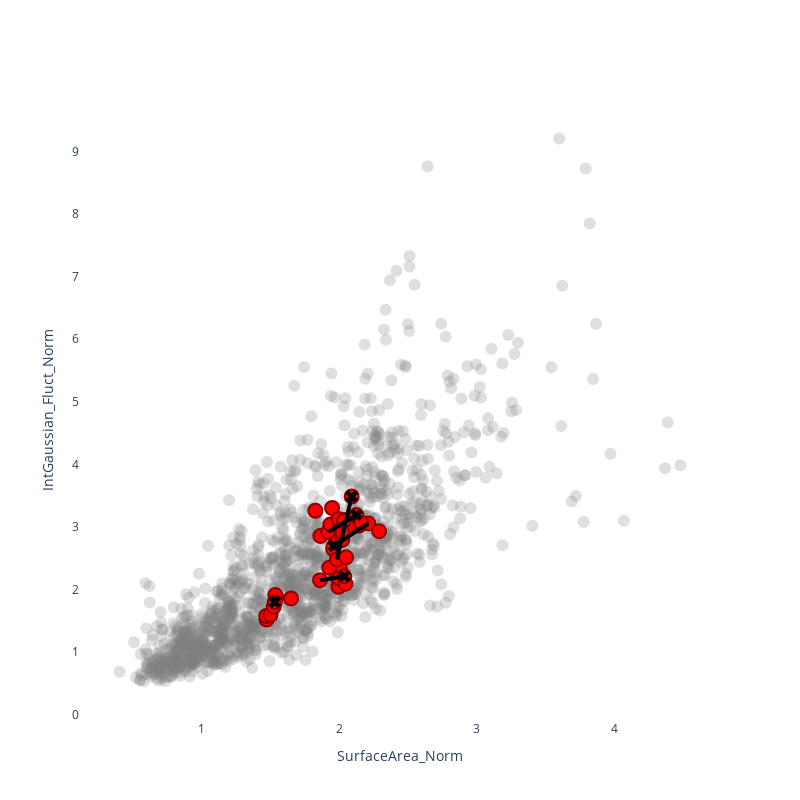

This figure's notebook cell:
### Code cell
if 'Patient_ID' not in results_meta.columns or 'Scan_Number' not in results_meta.columns:
    results_meta[['Patient_ID', 'Scan_Number']] = results_meta['Scan_ID'].str.split('_', n=1, expand=True)
results_meta['Scan_Number'] = results_meta['Scan_Number'].astype(int)
grey_df = results_meta[results_meta['Label'] != 'COOK']
red_df = results_meta[results_meta['Label'] == 'COOK']
last_points = red_df.sort_values('Scan_Number').groupby('Patient_ID').tail(1)

fig = go.Figure()

fig.add_trace(go.Scatter(
    x=grey_df['SurfaceArea_Norm'],
    y=grey_df['IntGaussian_Fluct_Norm'],
    mode='markers',
    marker=dict(color='grey', opacity=0.25, size=12),
    showlegend=False,
    hoverinfo='skip'
))
fig.add_trace(go.Scatter(
    x=red_df['SurfaceArea_Norm'],
    y=red_df['IntGaussian_Fluct_Norm'],
    mode='markers',
    marker=dict(color='red', opacity=1, size=14, line=dict(color='darkred', width=2)),
    text=red_df['Scan_ID'],
    hovertemplate='<b>%{text}</b><br>SurfaceArea: %{x}<br>IntGaussian_Fluct_Norm: %{y}<extra></extra>',
    showlegend=False
))
for patient_id, group in red_df.groupby('Patient_ID'):
    group_sorted = group.sort_values('Scan_Number')
    if len(group_sorted) > 1:
        fig.add_trace(go.Scatter(
            x=[group_sorted['SurfaceArea_Norm'].iloc[0], group_sorted['SurfaceArea_Norm'].iloc[-1]],
            y=[group_sorted['IntGaussian_Fluct_Norm'].iloc[0], group_sorted['IntGaussian_Fluct_Norm'].iloc[-1]],
            mode='lines',
            line=dict(color='black', width=4),
            showlegend=False,
            hoverinfo='skip'
        ))
fig.add_trace(go.Scatter(
    x=last_points['SurfaceArea_Norm'],
    y=last_points['IntGaussian_Fluct_Norm'],
    mode='markers',
    marker=dict(symbol='x', color='black', size=10, line=dict(width=1, color='black')),
    showlegend=False,
    hoverinfo='skip'
))
fig.update_layout(
    width=800, height=800,
    showlegend=False,
    plot_bgcolor='white',
    xaxis_title='SurfaceArea_Norm',
    yaxis_title='IntGaussian_Fluct_Norm'
)
fig.show()

### Figure 1 — Plotly figure (JSON) as saved in the notebook; plotly's stock layout.template omitted (floating-point values rounded to 4 significant figures; data arrays with more than 128 entries replaced by an {"elided": "..."} marker saying what was removed)
{"data": [{"hoverinfo": "skip", "marker": {"color": "grey", "opacity": 0.25, "size": 12}, "mode": "markers", "showlegend": false, "type": "scatter", "x": {"elided": "1598 float values"}, "y": {"elided": "1598 float values"}}, {"hovertemplate": "<b>%{text}</b><br>SurfaceArea: %{x}<br>IntGaussian_Fluct_Norm: %{y}<extra></extra>", "marker": {"color": "red", "line": {"color": "darkred", "width": 2}, "opacity": 1, "size": 14}, "mode": "markers", "showlegend": false, "text": ["CT1_1", "CT1_2", "CT1_3", "CT1_4", "CT1_5", "CT1_6", "CT2_1", "CT2_2", "CT2_3", "CT2_4", "CT2_5", "CT2_6", "CT2_7", "CT2_8", "CT2_9", "CT4_1", "CT4_2", "CT4_3", "CT4_4", "CT4_5", "CT4_6", "CT4_7", "CT4_8", "CT4_9", "CT5_1", "CT5_2", "CT5_3", "CT5_4", "CT5_5", "CT5_6", "CT5_7", "CT5_8", "CT5_9", "CT6_1", "CT6_2", "CT6_3", "CT6_4", "CT6_5", "CT6_6", "CT6_7", "CT6_9"], "type": "scatter", "x": [2.212, 2.29, 2.146, 1.949, 1.865, 1.963, 1.862, 1.987, 2.005, 1.957, 1.929, 1.995, 2.001, 2.046, 2.038, 1.921, 2.003, 1.989, 1.828, 1.937, 2.037, 2.056, 2.063, 2.126, 1.985, 2.051, 2.007, 2.023, 1.996, 2.025, 2.034, 2.161, 2.092, 1.543, 1.652, 1.538, 1.475, 1.473, 1.503, 1.526, 1.534], "y": [3.056, 2.931, 3.02, 3.302, 2.855, 2.695, 2.149, 2.199, 2.346, 2.65, 2.348, 2.043, 2.179, 2.093, 2.211, 2.92, 2.974, 2.773, 3.258, 3.037, 3.108, 3.078, 3.002, 3.188, 2.481, 2.513, 2.992, 2.793, 3.126, 2.902, 3.095, 3.066, 3.486, 1.886, 1.857, 1.91, 1.52, 1.577, 1.597, 1.723, 1.798]}, {"hoverinfo": "skip", "line": {"color": "black", "width": 4}, "mode": "lines", "showlegend": false, "type": "scatter", "x": [2.212, 1.963], "y": [3.056, 2.695]}, {"hoverinfo": "skip", "line": {"color": "black", "width": 4}, "mode": "lines", "showlegend": false, "type": "scatter", "x": [1.862, 2.038], "y": [2.149, 2.211]}, {"hoverinfo": "skip", "line": {"color": "black", "width": 4}, "mode": "lines", "showlegend": false, "type": "scatter", "x": [1.921, 2.126], "y": [2.92, 3.188]}, {"hoverinfo": "skip", "line": {"color": "black", "width": 4}, "mode": "lines", "showlegend": false, "type": "scatter", "x": [1.985, 2.092], "y": [2.481, 3.486]}, {"hoverinfo": "skip", "line": {"color": "black", "width": 4}, "mode": "lines", "showlegend": false, "type": "scatter", "x": [1.543, 1.534], "y": [1.886, 1.798]}, {"hoverinfo": "skip", "marker": {"color": "black", "line": {"color": "black", "width": 1}, "size": 10, "symbol": "x"}, "mode": "markers", "showlegend": false, "type": "scatter", "x": [1.963, 2.092, 2.038, 2.126, 1.534], "y": [2.695, 3.486, 2.211, 3.188, 1.798]}], "layout": {"height": 800, "plot_bgcolor": "white", "showlegend": false, "width": 800, "xaxis": {"title": {"text": "SurfaceArea_Norm"}}, "yaxis": {"title": {"text": "IntGaussian_Fluct_Norm"}}}}
